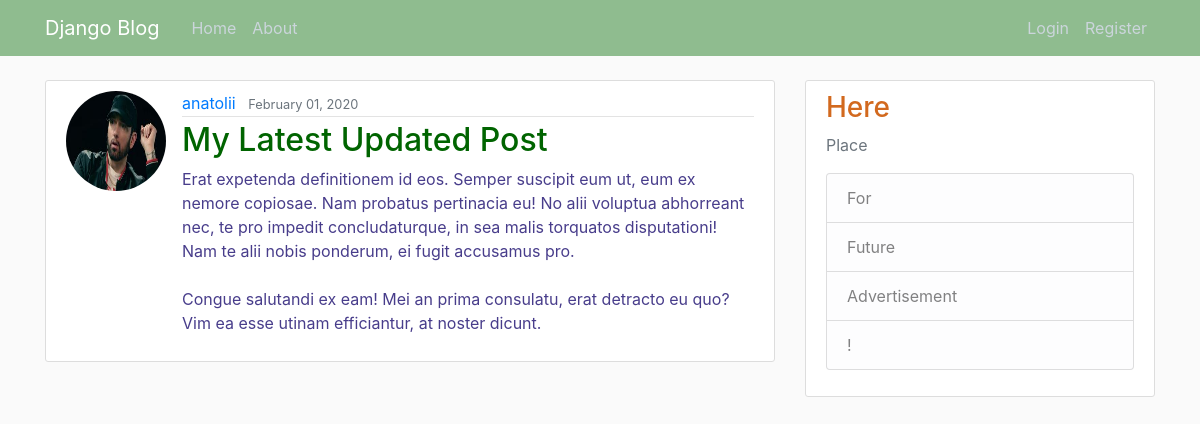
The page /post/34/ on the database its author committed.
### blog/models.py (models this page shows, shortened)
class Post(models.Model):
    title = models.CharField(max_length=100)
    content = models.TextField()
    date_posted = models.DateTimeField(default=timezone.now)
    author = models.ForeignKey(User,on_delete=models.CASCADE)

### users/models.py (models this page shows, shortened)
class Profile(models.Model):
    user = models.OneToOneField(User, on_delete=models.CASCADE)
    image = models.ImageField(default='default.jpg', upload_to='profile_pics')

### blog/views.py (the view)
# urls.py: path('post/<int:pk>/', PostDetailView.as_view(), name='post-detail'),
class PostDetailView(DetailView):
    model = Post

### blog/templates/blog/post_detail.html (shortened to what this page needs)
{% extends 'blog/base.html' %}
{% block content %}
    <article class="media content-section">
        <img class="rounded-circle article-img" src="{{ object.author.profile.image.url }}">
        <div class="media-body">
            <div class="article-metadata">
                <a class="mr-2" href="{% url 'user-post' post.author.username %}">{{ object.author }}</a>
                <small class="text-muted">{{ object.date_posted | date:'F d, Y' }}</small>
            </div>
            <h2 class="article-title">{{ object.title }}</h2>
            <p class="article-content">{{ object.content }}</p>
        </div>
    </article>
{% endblock content %}

### blog/static/blog/main.css (style rules this page uses)
body { background: #fafafa; color: #333333; margin-top: 5rem; }
h1, h2, h3, h4, h5, h6 { color: chocolate; }
.content-section { background: #ffffff; padding: 10px 20px; border: 1px solid #dddddd; border-radius: 3px; margin-bottom: 20px; }
.article-title { color: darkgreen; }
.article-content { white-space: pre-line; color: darkslateblue; }
.article-img { height: 100px; width: 100px; margin-right: 16px; }
.article-metadata { padding-bottom: 1px; margin-bottom: 4px; border-bottom: 1px solid #e3e3e3 }

### rows shown on the page
Post: author.profile.image (picture), author "anatolii", date_posted "February 01, 2020", title "My Latest Updated Post", content "Erat expetenda definitionem id eos. Semper suscipit eum ut, eum ex nemore copiosae. Nam probatus pertinacia eu! No alii voluptua abhorreant nec, te pro impedit concludaturque, in sea malis torquatos disputationi! Nam te alii nobis ponderum, ei fugit accusamus pro. Congue salutandi ex eam! Mei an prima consulatu, erat detracto eu quo? Vim ea esse utinam efficiantur, at noster dicunt."
